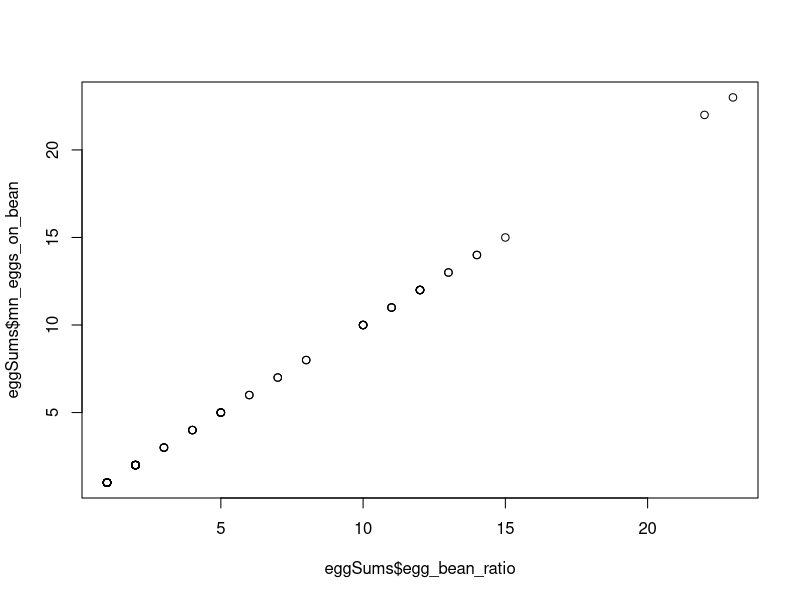

The R script that drew this image: (Note: this script raises an error after producing the figure.)
### BIO201 Bean Beetle experiment
library(tidyverse)
theme_set(theme_bw())
egg_data <- readxl::read_excel("Data/eggCount.xlsx")

# Find the total number of eggs per treatment, and the mean number of eggs per bean
# Note, because these counts and we can't have 0.25 eggs, we round up the mean n_eggs on bean using the ceiling() function
eggSums <- egg_data %>% 
  mutate(n_eggs = n_eggs_on_bean * count ) %>% 
  group_by(sample_code) %>% 
  summarise(total_eggs = sum(n_eggs),
            max_eggs_on_bean = max(n_eggs_on_bean),
            egg_bean_ratio = ceiling(sum(n_eggs)/ sum(count)))

#### Calculate the mean eggs per bean
calc_mean_eggs_per_bean <- function(x){
    y <- x$n_eggs_on_bean
    z  <- x$count
    return(ceiling(mean(rep(y, z))))
}  

mean_eggs_bean <- egg_data %>%
  group_by(sample_code) %>% 
  nest() %>% 
  mutate(mn_eggs_on_bean = map(data, calc_mean_eggs_per_bean)) %>% 
  select(-data) %>% 
  unnest(cols = c(mn_eggs_on_bean))
  
## Combine the two dataframes
eggSums <- eggSums %>% left_join(mean_eggs_bean)
plot(eggSums$egg_bean_ratio, eggSums$mn_eggs_on_bean)

# Then split up the sample code into the constituent bits of information
eggSums <- eggSums %>% 
  separate(sample_code, 
         into = c("group_number", "temperature", "temp_cabinent", "number_beans", "extra_treatment"), 
         sep = "_", fill = "right", remove = "FALSE") %>% 
  unite(col = "temp_treatment", temperature:temp_cabinent, remove = FALSE) %>% 
  mutate(n_females = 1, bean_type = "BEB") %>%
  mutate(n_females = replace(n_females, extra_treatment == "(2F)", 2)) %>% 
  mutate(bean_type = replace(bean_type, grep("m", extra_treatment, ignore.case= TRUE), "Mung")) 

# Then this allows you to calculate the plotting data at the correct treatment level according to the treatment
treatment_data <-eggSums %>% 
  group_by(temp_treatment, number_beans, n_females, bean_type) %>%
  summarise(mean_total_eggs = ceiling(mean(total_eggs)),
            # mean_total_eggs_sd = sd(total_eggs),
            mean_eggs_on_bean = ceiling(mean(mn_eggs_on_bean)),
           # mean_eggs_on_bean_sd = sd(mn_eggs_on_bean),
            max_eggs_on_bean = ceiling(mean(max_eggs_on_bean)),
            n = n()) %>% 
  # Split up the temp_treatment variable- this is useful for ploting later
  separate(temp_treatment, 
           into = c("temperature", "temp_cabinent"), 
           sep = "_", extra = "drop", remove = "FALSE")

# change the number_beans value from a "character" to a numeric column
treatment_data <- treatment_data %>%
  ungroup() %>% 
  mutate(number_beans = as.numeric(number_beans))

save(treatment_data, file = "outputs/treatment_data.RData")










